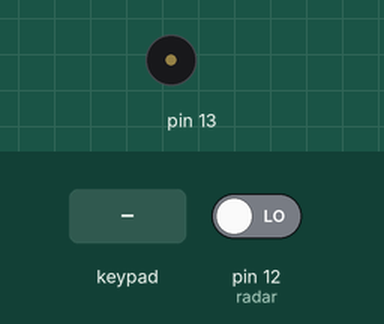
This sketch was run on a simulated Arduino Uno, built with avr-gcc and run on an emulated ATmega328P. On the bench: buzzer (waves = sounding). The test bench sets the inputs (shaded band); at power-on: pin 12 (radar) LOW. What the sketch prints to the serial monitor is not drawn.

Above: at 1.2 s.
1.3 s: pin 12 (radar) driven HIGH
At 2.2 s:
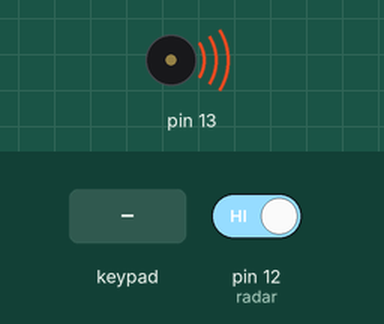
2.8 s: key '1' pressed
4.3 s: keypad keys 2 0 0 5 2 3 # pressed 0.4 s apart
8.6 s: key 'A' pressed
10.1 s: keypad keys 2 0 0 5 2 3 * pressed 0.4 s apart
Timing chart, 0 to 13.1 s (numbered marks = the images above; inputs shaded):
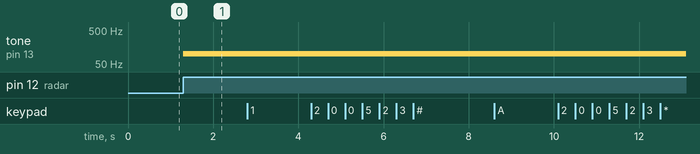

Measured:
- after the input at 1.3 s, tone on pin 13: silent → 100 Hz at once
- after the input at 2.8 s, every drawn part: stays the same
- after the input at 4.3 s, every drawn part: stays the same
- after the input at 8.6 s, every drawn part: stays the same
- after the input at 10.1 s, every drawn part: stays the same

The sketch:

Practica5.4a.ino
```cpp
#include <Keypad.h>//Libreria del Keypad
const int FILAS = 4;//Defines filas
const int COLUMNAS= 4;//Defines columnas
const int buzz=13;//Pin del buzzer
const int radar = 12;//Pin del radar
int lee;//int para leer lo que se le pide
char keys[FILAS][COLUMNAS]={
	//Configuracion
  {'1','2','3','A'},
  {'4','5','6','B'},
  {'7','8','9','C'},
  {'*','0','#','D'}
};
byte pinesFila[FILAS]={9,8,7,6};//Se muestra como estan los pines de las filas
byte pinesColumna[COLUMNAS]={5,4,3,2};//Se muestra como estan los pines de las columnas
Keypad teclado=Keypad(makeKeymap(keys), pinesFila, pinesColumna,FILAS,COLUMNAS);
char teclaPrecionada;
//Creación de la contraseña
char pass[7]="200523"; //Poner en el arreglo 1 posicion mas a la que tendra la contraseña correcta
char ingresaPass[7]; // tiene que tener el mismo tamaño del arreglo de la contraseña correcta
int indice=0;
#define salida(pin) pinMode(pin,OUTPUT);//Define las salidas
#define entrada(pin) pinMode(pin,INPUT);//Define las entrada
#define encen(pin) tone(pin,100); //Define estado encendido
#define apag(pin) noTone(pin);//Define estado apagado
void setup()
{
	  //Se colocan las funciones
	Serial.begin(9600);
  entrada(radar);
  salida(buzz);
  encen(buzz);
  apag(buzz);
}

void loop(){
  teclaPrecionada=teclado.getKey(); //detecta que en el teclado se pulso un boton
  if(teclaPrecionada){
    ingresaPass[indice]=teclaPrecionada; // le asigna lo que ingresamos a el arreglo que va a ser comparado
    indice++; //cambiara la posicion del arreglo para poder asignar los caracteres
    Serial.print(teclaPrecionada);
  }
   lee=digitalRead(radar);
  if (lee == 1)
  {
    encen(buzz);
  }

  if(indice==6){ //cuando se llegue al limite del arreglo verificara si esta correcta o no la contraseña
    if(strcmp(pass,ingresaPass)==0){ //Verifica que la contraseña esta correcta
      apag(buzz);
      Serial.println(" Pase Adelante ");
    }
    indice=0;
  }
}
```
